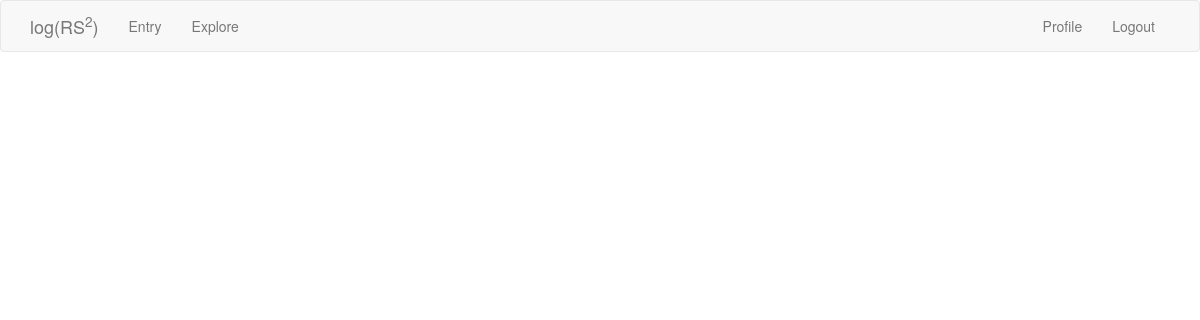
The page /explore (signed in) on the database as committed earlier.
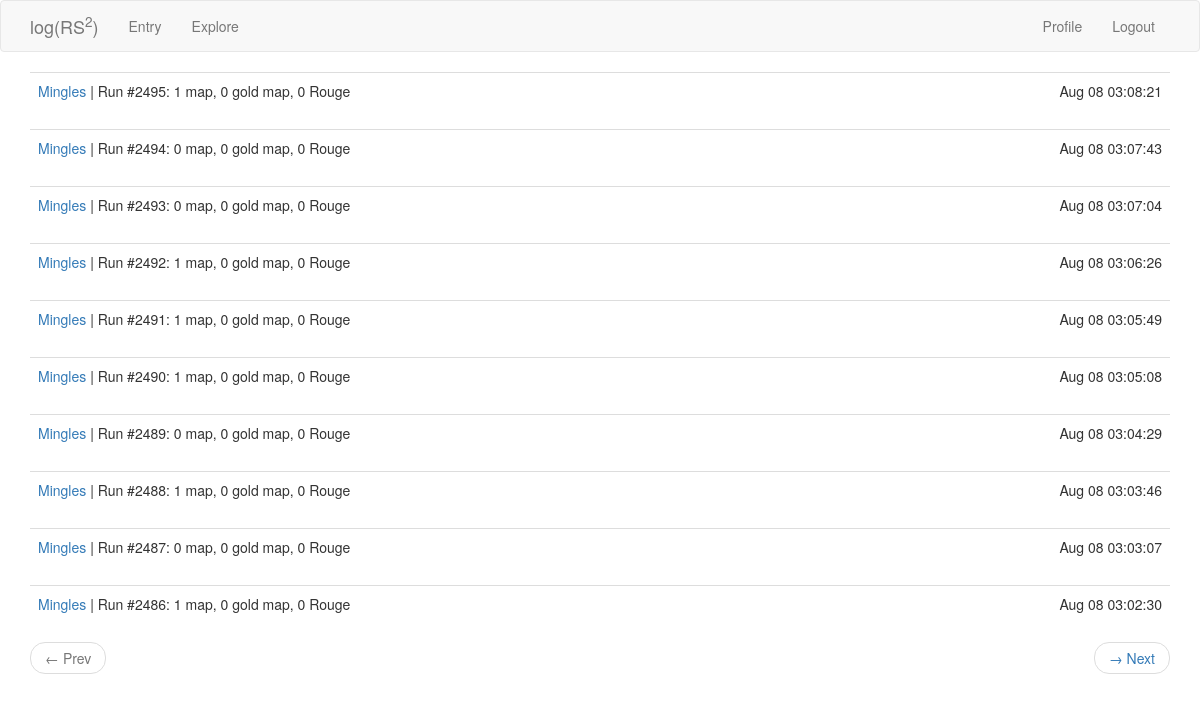
The same page on the database as committed later.
### app/models.py (models this page shows, shortened)
class MapDrop(db.Model):
    id = db.Column(db.Integer, primary_key=True)
    map = db.Column(db.Integer)
    gold_map = db.Column(db.Integer)
    rouge = db.Column(db.Integer)
    time = db.Column(db.DateTime, index=True, default=datetime.utcnow)
    user_id = db.Column(db.Integer, db.ForeignKey('user.id'))
    run = db.Column(db.Integer)

class User(UserMixin, db.Model):
    id = db.Column(db.Integer, primary_key=True)
    username = db.Column(db.String(64), index=True, unique=True)
    email = db.Column(db.String(128), index=True, unique=True)
    password_hash = db.Column(db.String(128))
    last_seen = db.Column(db.DateTime, default=datetime.utcnow)
    map_drops = db.relationship('MapDrop', backref='player', lazy='dynamic')
    treasure_drops = db.relationship('TreasureDrop', backref='player', lazy='dynamic')

### app/routes.py (the view)
@app.route('/explore')
@login_required
def explore():
    page = request.args.get('page', 1, type=int)
    mapdrops = MapDrop.query.order_by(MapDrop.time.desc()).paginate(page, app.config['MAPDROPS_PER_PAGE'], False)
    next_url = prev_url = None
    if mapdrops.has_next:
        next_url = url_for('explore', page=mapdrops.next_num)
    if mapdrops.has_prev:
        prev_url = url_for('explore', page=mapdrops.prev_num)
    return render_template('entry.html', title='Explore', user_unknown=True, mapdrops=mapdrops.items,
                            next_url=next_url, prev_url=prev_url)

### app/models.py (called while the page is built)
@login.user_loader
def load_user(id):
    return User.query.get(int(id))

### app/routes.py (called while the page is built)
@app.before_request
def before_request():
    if current_user.is_authenticated:
        current_user.last_seen = datetime.utcnow()
        db.session.commit()

### app/templates/entry.html (shortened to what this page needs)
{% extends "base.html" %}
{% import "bootstrap/wtf.html" as wtf %}
{% block app_content %}
    {% for mapdrop in mapdrops %}
        {% include "_mapdrop.html" %}
    {% endfor %}
    {% if prev_url or next_url %}
    <nav aria-label="...">
        <ul class="pager">
            <li class="previous{% if not prev_url %} disabled{% endif %}">
                <a href="{{ prev_url or '#' }}">
                    <span aria-hidden="true">&larr;</span> Prev
                </a>
            </li>
            <li class="next{% if not next_url %} disabled{% endif %}">
                <a href="{{ next_url or '#' }}">
                    <span aria-hidden="true">&rarr;</span> Next
                </a>
            </li>
        </ul>
    </nav>
    {% endif %}
{% endblock %}

### app/templates/_mapdrop.html
<table class="table table-hover">
    <tr>
        <td>
            {% if user_unknown %}
            <a href="{{ url_for('user', username=mapdrop.player.username) }}">
                {{ mapdrop.player.username }}
            </a>
             |
            {% endif %}
            Run #{{ mapdrop.run }}:
            {{ mapdrop.map }} map, {{ mapdrop.gold_map }} gold map, {{ mapdrop.rouge }} Rouge
        </td>
        <td align="right">
            {{ moment(mapdrop.time).format('MMM DD HH:mm:ss') }}
        </td>
    </tr>
</table>

Rows that differ between the two databases and show on the page:
added MapDrop: player.username "Mingles", run "2495", map "1", gold_map "0", rouge "0", time "Aug 08 03:08:21"
added MapDrop: player.username "Mingles", run "2494", map "0", gold_map "0", rouge "0", time "Aug 08 03:07:43"
added MapDrop: player.username "Mingles", run "2493", map "0", gold_map "0", rouge "0", time "Aug 08 03:07:04"
added MapDrop: player.username "Mingles", run "2492", map "1", gold_map "0", rouge "0", time "Aug 08 03:06:26"
added MapDrop: player.username "Mingles", run "2491", map "1", gold_map "0", rouge "0", time "Aug 08 03:05:49"
added MapDrop: player.username "Mingles", run "2490", map "1", gold_map "0", rouge "0", time "Aug 08 03:05:08"
added MapDrop: player.username "Mingles", run "2489", map "0", gold_map "0", rouge "0", time "Aug 08 03:04:29"
added MapDrop: player.username "Mingles", run "2488", map "1", gold_map "0", rouge "0", time "Aug 08 03:03:46"
added MapDrop: player.username "Mingles", run "2487", map "0", gold_map "0", rouge "0", time "Aug 08 03:03:07"
added MapDrop: player.username "Mingles", run "2486", map "1", gold_map "0", rouge "0", time "Aug 08 03:02:30"
Other text that changed with them:
text now shown: "← Prev → Next"
